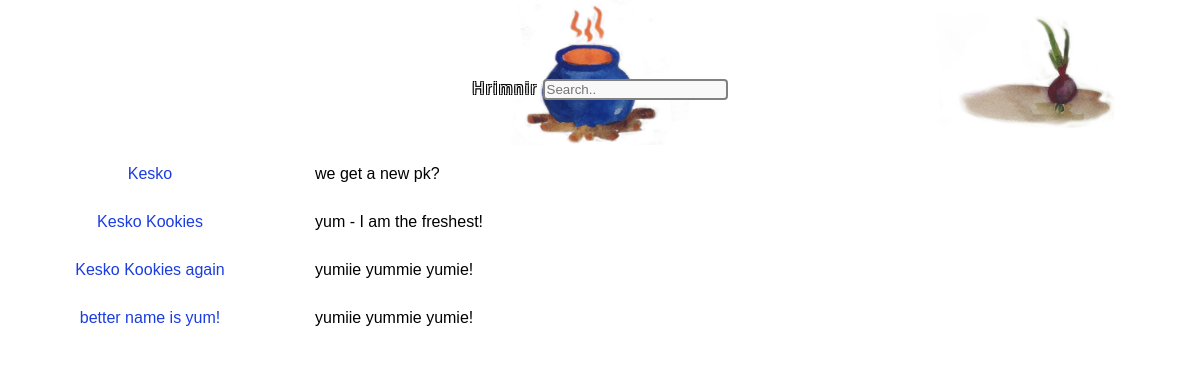
Screenshot of /database/ with the database file from the repository.
### thesite/models.py (models this page shows, shortened)
class Conglomerate(models.Model):  # But each Conglomerate can make many products
    name = models.CharField(max_length=100)
    category = models.CharField(max_length=100)
    text = models.CharField(max_length=1000)
    sustainability = models.CharField(max_length=1000, blank=True)
    employees = models.CharField(max_length=1000, blank=True)
    last_updated = models.DateTimeField(default=timezone.now)
    num_stars = models.IntegerField() # out of five
    approved_edit = models.BooleanField(default=False)
    """ Maybe this is useful one day?
    def update(self):
        self.last_updated = timezone.now()
        self.save()
    """
    class Meta:
        ordering = ('name', '-last_updated')
    pass

class Product(models.Model):  # Each product has one Conglomerate
    conglomerate = models.ForeignKey(Conglomerate, on_delete=models.CASCADE, null=True, blank=True)
    certificatons = models.ManyToManyField(Cert, blank=True)
    name = models.CharField(max_length=100)
    category = models.CharField(max_length=100)
    text = models.CharField(max_length=1000)
    sustainability = models.CharField(max_length=1000, blank=True)
    employees = models.CharField(max_length=1000, blank=True)
    last_updated = models.DateTimeField(default=timezone.now)
    num_stars = models.IntegerField() # out of five
    approved_edit = models.BooleanField(default=False)
    class Meta:
        ordering = ('name', '-last_updated')
    pass

### thesite/views.py (the view)
# urls.py: url(r'^database/', views.database, name='database'),
def database(request):
    names = Conglomerate.objects.filter(approved_edit=True,).values_list('name')
    unique_names = set(names)
    conglom = []
    for un in unique_names:  # We only want the latest one
        conglom.append(Conglomerate.objects.filter(name=un[0]).order_by('-last_updated').first())
    names = Product.objects.filter(approved_edit=True,).values_list('name')
    unique_names = set(names)
    products = []
    for un in unique_names:  # We only want the latest one
        products.append(Product.objects.filter(name=un[0]).order_by('-last_updated').first())
    return render(request, 'thesite/database.html', {'conglom':conglom, 'products': products,},)

### thesite/templates/thesite/database.html
{% extends 'thesite/index.html' %}
{% block content %}
<div class="spacer"></div>
    {% for c in conglom %}
    <div class="row">
                <div class="col-3 centered">
                  <a href="{% url 'view_conglomerate' pk=c.pk %}">{{ c.name }}</a>
                </div>
                <div class="col-9">
                  {{ c.text }}
                </div>
    </div>
    {% endfor %}
    {% for p in products %}
    <div class="row">
                <div class="col-3 centered">
                  <a href="{% url 'view_product' pk=p.pk %}">{{ p.name }}</a>
                </div>
                <div class="col-9">
                  {{ p.text }}
                </div>
    </div>
    {% endfor %}
{% endblock %}

### thesite/static/css/base.css (style rules this page uses)
html { font-family: "Lucida Sans", sans-serif; }
body { margin: 0; padding: 0; }
a:link { color: #1b3ce2; text-decoration: none; }
* { box-sizing: border-box; }
[class*="col-"] { width: 100%; }
@media only screen and (min-width: 500px) { .col-3 { width: 25%; } }
@media only screen and (min-width: 500px) { .col-9 { width: 75%; } }
@media only screen and (min-width: 500px) { .spacer { height: 150px; } }
[class*="col-"] { float: left; padding: 15px; }
.row::after { content: ""; clear: both; display: table; }
.centered { text-align: center; }

### rows the page displays
Conglomerate: name "Kesko", text "we get a new pk?"
Product: name "Kesko Kookies", text "yum - I am the freshest!"
Product: name "Kesko Kookies again", text "yumiie yummie yumie!"
Product: name "better name is yum!", text "yumiie yummie yumie!"
